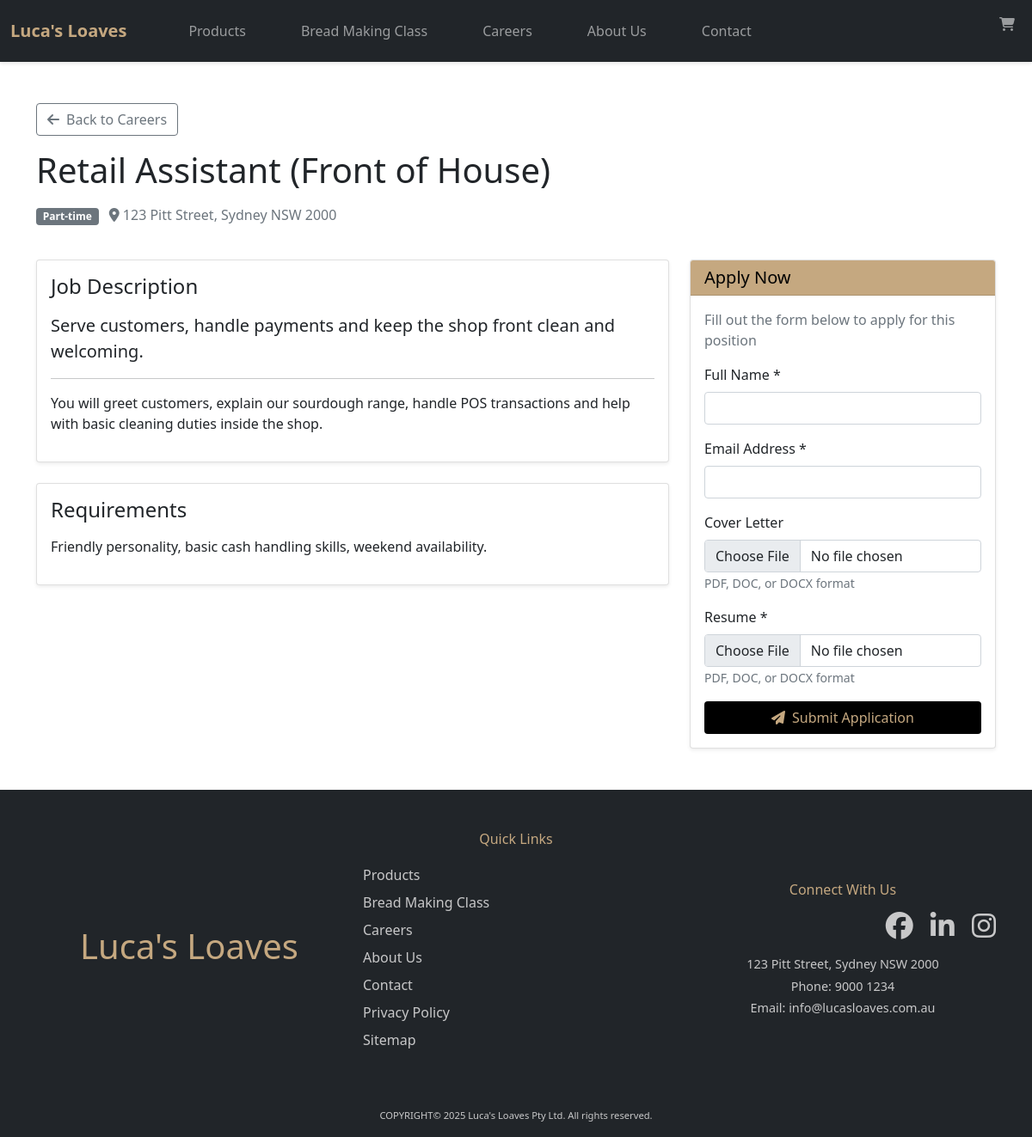
/jobDetails.php?id=1, run on the app's committed database.
### tables this page shows
CREATE TABLE jobs (
    job_id          INT AUTO_INCREMENT PRIMARY KEY,
    title           VARCHAR(150) NOT NULL,
    location        VARCHAR(150) NOT NULL DEFAULT '123 Pitt Street, Sydney NSW 2000',
    employment_type VARCHAR(50) NOT NULL,   
    short_summary   TEXT NOT NULL,
    description     TEXT NOT NULL,
    requirements    TEXT NOT NULL,
    is_open         BOOLEAN NOT NULL DEFAULT TRUE,
    created_at      DATETIME NOT NULL DEFAULT CURRENT_TIMESTAMP,
    updated_at      DATETIME NOT NULL DEFAULT CURRENT_TIMESTAMP
                     ON UPDATE CURRENT_TIMESTAMP
);

### jobDetails.php (called while the page is built, shortened)
<?php
  include("templates/template.php");
?>

### Processes/lucasLoavesFunctions.php (called while the page is built, shortened)
<?php
function getJobById($dbConnection, $jobId) {
    $jobId = mysqli_real_escape_string($dbConnection, $jobId);
    $sql = "SELECT job_id, title, employment_type, short_summary, description, requirements, location
            FROM jobs
            WHERE job_id = '$jobId' AND is_open = TRUE";
    $result = mysqli_query($dbConnection, $sql);
    return mysqli_fetch_assoc($result);
}
?>

### contentPages/contentJobDetails.php (the view, shortened to what this page needs)
<?php
require_once 'Processes/dbConnection.php';
require_once 'Processes/lucasLoavesFunctions.php';
$jobId = isset($_GET['id']) ? intval($_GET['id']) : 0;
$job = getJobById($dbConnection, $jobId);
?>
<div class="container my-5">
    <div class="row mb-4">
        <div class="col-12">
            <a href="careers.php" class="btn btn-outline-secondary mb-3">
                <i class="fas fa-arrow-left me-2"></i>Back to Careers
            </a>
            <h1 class="mb-3"><?php echo htmlspecialchars($job['title']); ?></h1>
            <div class="mb-3">
                <span class="badge bg-secondary me-2"><?php echo htmlspecialchars($job['employment_type']); ?></span>
                <span class="text-muted"><i class="fas fa-map-marker-alt me-1"></i><?php echo htmlspecialchars($job['location']); ?></span>
            </div>
        </div>
    </div>
    <div class="row">
        <div class="col-lg-8">
            <div class="card shadow-sm mb-4">
                <div class="card-body">
                    <h4 class="card-title mb-3">Job Description</h4>
                    <p class="lead"><?php echo htmlspecialchars($job['short_summary']); ?></p>
                    <hr>
                    <p><?php echo nl2br(htmlspecialchars($job['description'])); ?></p>
                </div>
            </div>
            <div class="card shadow-sm mb-4">
                <div class="card-body">
                    <h4 class="card-title mb-3">Requirements</h4>
                    <p><?php echo nl2br(htmlspecialchars($job['requirements'])); ?></p>
                </div>
            </div>
        </div>
        <div class="col-lg-4">
            <div class="card shadow-sm sticky-top" style="top: 20px;">
                <div class="card-header" style="background-color: #c5a880; color: #000;">
                    <h5 class="mb-0">Apply Now</h5>
                </div>
                <div class="card-body">
                    <p class="text-muted">Fill out the form below to apply for this position</p>
                    <form action="Processes/processApplyJob.php"
                          method="post"
                          enctype="multipart/form-data">
                        <div class="mb-3">
                            <label for="applicant_name" class="form-label">Full Name *</label>
                            <input type="text"
                                   class="form-control"
                                   id="applicant_name"
                                   name="applicant_name"
                                   required>
                        </div>
                        <div class="mb-3">
                            <label for="applicant_email" class="form-label">Email Address *</label>
                            <input type="email"
                                   class="form-control"
                                   id="applicant_email"
                                   name="applicant_email"
                                   required>
                        </div>
                        <div class="mb-3">
                            <label for="cover_letter" class="form-label">Cover Letter</label>
                            <input type="file"
                                   class="form-control"
                                   id="cover_letter"
                                   name="cover_letter"
                                   accept=".pdf,.doc,.docx">
                            <small class="form-text text-muted">PDF, DOC, or DOCX format</small>
                        </div>
                        <div class="mb-3">
                            <label for="resume" class="form-label">Resume *</label>
                            <input type="file"
                                   class="form-control"
                                   id="resume"
                                   name="resume"
                                   accept=".pdf,.doc,.docx"
                                   required>
                            <small class="form-text text-muted">PDF, DOC, or DOCX format</small>
                        </div>
                        <button type="submit"
                                name="APPLY_JOB"
                                class="btn w-100"
                                style="background-color: #000; color: #c5a880;">
                            <i class="fas fa-paper-plane me-2"></i>Submit Application
                        </button>
                    </form>
                </div>
            </div>
        </div>
    </div>
</div>

### templates/template.css (style rules this page uses)
:root { --luca-brown: #c5a880; --luca-black: #000000; --luca-light-gray: #f8f9fa; }
.card { transition: transform 0.3s ease, box-shadow 0.3s ease; }
.btn { transition: all 0.3s ease; }
html { scroll-behavior: smooth; }
.badge { animation: pulse 2s infinite; }
a { color: var(--luca-brown); text-decoration: none; }

### data on the page
jobs: title "Retail Assistant (Front of House)", employment_type "Part-time", location "123 Pitt Street, Sydney NSW 2000", short_summary "Serve customers, handle payments and keep the shop front clean and welcoming.", description "You will greet customers, explain our sourdough range, handle POS transactions and help with basic cleaning duties inside the shop.", requirements "Friendly personality, basic cash handling skills, weekend availability."
